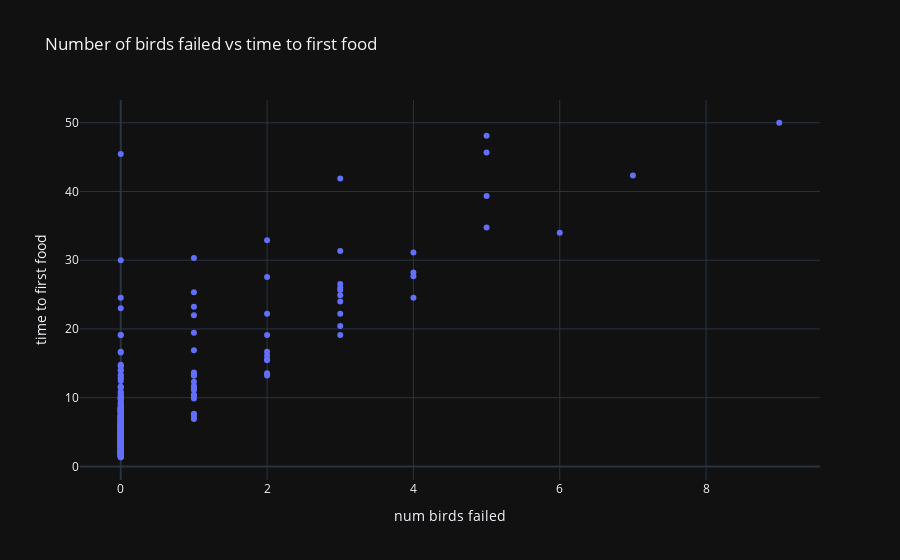

The notebook cell this image was saved under:
### Code cell
px.scatter(
    impactDF,
    x="num birds failed",
    y="time to first food",
    title="Number of birds failed vs time to first food",
    template="plotly_dark",
)

### Figure 1 — Plotly figure (JSON) as saved in the notebook; plotly's stock layout.template omitted (floating-point values rounded to 4 significant figures; data arrays with more than 128 entries replaced by an {"elided": "..."} marker saying what was removed)
{"data": [{"hovertemplate": "num birds failed=%{x}<br>time to first food=%{y}<extra></extra>", "legendgroup": "", "marker": {"color": "#636efa", "symbol": "circle"}, "mode": "markers", "name": "", "orientation": "v", "showlegend": false, "type": "scatter", "x": {"elided": "420 int values"}, "xaxis": "x", "y": {"elided": "420 float values"}, "yaxis": "y"}], "layout": {"legend": {"tracegroupgap": 0}, "title": {"text": "Number of birds failed vs time to first food"}, "xaxis": {"anchor": "y", "domain": [0, 1], "title": {"text": "num birds failed"}}, "yaxis": {"anchor": "x", "domain": [0, 1], "title": {"text": "time to first food"}}}}
